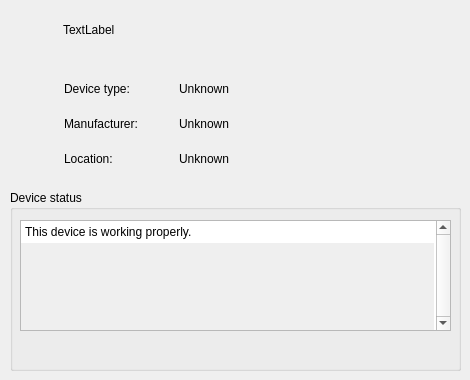
                    <widget class="QWidget" name="tabGeneral">
                        <attribute name="title">
                            <string>General</string>
                        </attribute>
                        <widget class="QWidget" name="layoutWidget1">
                            <property name="geometry">
                                <rect>
                                    <x>10</x>
                                    <y>10</y>
                                    <width>451</width>
                                    <height>41</height>
                                </rect>
                            </property>
                            <layout class="QHBoxLayout" name="horizontalLayout_2">
                                <item>
                                    <widget class="QLabel" name="labelIconGeneral">
                                        <property name="sizePolicy">
                                            <sizepolicy hsizetype="Fixed" vsizetype="Fixed">
                                                <horstretch>0</horstretch>
                                                <verstretch>0</verstretch>
                                            </sizepolicy>
                                        </property>
                                        <property name="minimumSize">
                                            <size>
                                                <width>32</width>
                                                <height>32</height>
                                            </size>
                                        </property>
                                        <property name="maximumSize">
                                            <size>
                                                <width>32</width>
                                                <height>32</height>
                                            </size>
                                        </property>
                                        <property name="text">
                                            <string/>
                                        </property>
                                    </widget>
                                </item>
                                <item>
                                    <spacer name="horizontalSpacer_16">
                                        <property name="orientation">
                                            <enum>Qt::Horizontal</enum>
                                        </property>
                                        <property name="sizeType">
                                            <enum>QSizePolicy::Maximum</enum>
                                        </property>
                                        <property name="sizeHint" stdset="0">
                                            <size>
                                                <width>15</width>
                                                <height>20</height>
                                            </size>
                                        </property>
                                    </spacer>
                                </item>
                                <item>
                                    <widget class="QLabel" name="labelDeviceNameGeneral">
                                        <property name="sizePolicy">
                                            <sizepolicy hsizetype="Preferred" vsizetype="Preferred">
                                                <horstretch>0</horstretch>
                                                <verstretch>0</verstretch>
                                            </sizepolicy>
                                        </property>
                                        <property name="maximumSize">
                                            <size>
                                                <width>16777215</width>
                                                <height>20</height>
                                            </size>
                                        </property>
                                        <property name="text">
                                            <string>TextLabel</string>
                                        </property>
                                    </widget>
                                </item>
                            </layout>
                        </widget>
                        <widget class="QWidget" name="layoutWidget_2">
                            <property name="geometry">
                                <rect>
                                    <x>10</x>
                                    <y>70</y>
                                    <width>451</width>
                                    <height>111</height>
                                </rect>
                            </property>
                            <layout class="QGridLayout" name="gridLayout_4">
                                <item row="0" column="3">
                                    <widget class="QLabel" name="labelDeviceTypeValue">
                                        <property name="sizePolicy">
                                            <sizepolicy hsizetype="Expanding" vsizetype="Maximum">
                                                <horstretch>0</horstretch>
                                                <verstretch>0</verstretch>
                                            </sizepolicy>
                                        </property>
                                        <property name="text">
                                            <string>Unknown</string>
                                        </property>
                                    </widget>
                                </item>
                                <item row="2" column="3">
                                    <widget class="QLabel" name="labelLocationValue">
                                        <property name="sizePolicy">
                                            <sizepolicy hsizetype="Preferred" vsizetype="Maximum">
                                                <horstretch>0</horstretch>
                                                <verstretch>0</verstretch>
                                            </sizepolicy>
                                        </property>
                                        <property name="text">
                                            <string>Unknown</string>
                                        </property>
                                    </widget>
                                </item>
                                <item row="1" column="1">
                                    <widget class="QLabel" name="label_12">
                                        <property name="sizePolicy">
                                            <sizepolicy hsizetype="Maximum" vsizetype="Maximum">
                                                <horstretch>0</horstretch>
                                                <verstretch>0</verstretch>
                                            </sizepolicy>
                                        </property>
                                        <property name="text">
                                            <string>Manufacturer:</string>
                                        </property>
                                    </widget>
                                </item>
                                <item row="1" column="3">
                                    <widget class="QLabel" name="labelManufacturerValue">
                                        <property name="sizePolicy">
                                            <sizepolicy hsizetype="Preferred" vsizetype="Maximum">
                                                <horstretch>0</horstretch>
                                                <verstretch>0</verstretch>
                                            </sizepolicy>
                                        </property>
                                        <property name="text">
                                            <string>Unknown</string>
                                        </property>
                                    </widget>
                                </item>
                                <item row="0" column="1">
                                    <widget class="QLabel" name="label_11">
                                        <property name="sizePolicy">
                                            <sizepolicy hsizetype="Maximum" vsizetype="Maximum">
                                                <horstretch>0</horstretch>
                                                <verstretch>0</verstretch>
                                            </sizepolicy>
                                        </property>
                                        <property name="text">
                                            <string>Device type:</string>
                                        </property>
                                    </widget>
                                </item>
                                <item row="0" column="2">
                                    <spacer name="horizontalSpacer_18">
                                        <property name="orientation">
                                            <enum>Qt::Horizontal</enum>
                                        </property>
                                        <property name="sizeType">
                                            <enum>QSizePolicy::Maximum</enum>
                                        </property>
                                        <property name="sizeHint" stdset="0">
                                            <size>
                                                <width>35</width>
                                                <height>20</height>
                                            </size>
                                        </property>
                                    </spacer>
                                </item>
                                <item row="1" column="0">
                                    <spacer name="horizontalSpacer_19">
                                        <property name="orientation">
                                            <enum>Qt::Horizontal</enum>
                                        </property>
                                        <property name="sizeType">
                                            <enum>QSizePolicy::Maximum</enum>
                                        </property>
                                        <property name="sizeHint" stdset="0">
                                            <size>
                                                <width>54</width>
                                                <height>20</height>
                                            </size>
                                        </property>
                                    </spacer>
                                </item>
                                <item row="2" column="0">
                                    <spacer name="horizontalSpacer_21">
                                        <property name="orientation">
                                            <enum>Qt::Horizontal</enum>
                                        </property>
                                        <property name="sizeType">
                                            <enum>QSizePolicy::Maximum</enum>
                                        </property>
                                        <property name="sizeHint" stdset="0">
                                            <size>
                                                <width>54</width>
                                                <height>20</height>
                                            </size>
                                        </property>
                                    </spacer>
                                </item>
                                <item row="0" column="0">
                                    <spacer name="horizontalSpacer_17">
                                        <property name="orientation">
                                            <enum>Qt::Horizontal</enum>
                                        </property>
                                        <property name="sizeType">
                                            <enum>QSizePolicy::Maximum</enum>
                                        </property>
                                        <property name="sizeHint" stdset="0">
                                            <size>
                                                <width>54</width>
                                                <height>20</height>
                                            </size>
                                        </property>
                                    </spacer>
                                </item>
                                <item row="2" column="1">
                                    <widget class="QLabel" name="label_13">
                                        <property name="sizePolicy">
                                            <sizepolicy hsizetype="Maximum" vsizetype="Maximum">
                                                <horstretch>0</horstretch>
                                                <verstretch>0</verstretch>
                                            </sizepolicy>
                                        </property>
                                        <property name="text">
                                            <string>Location:</string>
                                        </property>
                                    </widget>
                                </item>
                            </layout>
                        </widget>
                        <widget class="QGroupBox" name="groupBox">
                            <property name="geometry">
                                <rect>
                                    <x>10</x>
                                    <y>190</y>
                                    <width>451</width>
                                    <height>181</height>
                                </rect>
                            </property>
                            <property name="title">
                                <string>Device status</string>
                            </property>
                            <widget class="QPlainTextEdit" name="textEditDeviceStatus">
                                <property name="enabled">
                                    <bool>true</bool>
                                </property>
                                <property name="geometry">
                                    <rect>
                                        <x>10</x>
                                        <y>30</y>
                                        <width>431</width>
                                        <height>111</height>
                                    </rect>
                                </property>
                                <property name="acceptDrops">
                                    <bool>false</bool>
                                </property>
                                <property name="autoFillBackground">
                                    <bool>true</bool>
                                </property>
                                <property name="verticalScrollBarPolicy">
                                    <enum>Qt::ScrollBarAlwaysOn</enum>
                                </property>
                                <property name="readOnly">
                                    <bool>true</bool>
                                </property>
                                <property name="plainText">
                                    <string>This device is working properly.</string>
                                </property>
                                <property name="backgroundVisible">
                                    <bool>true</bool>
                                </property>
                            </widget>
                        </widget>
                    </widget>
